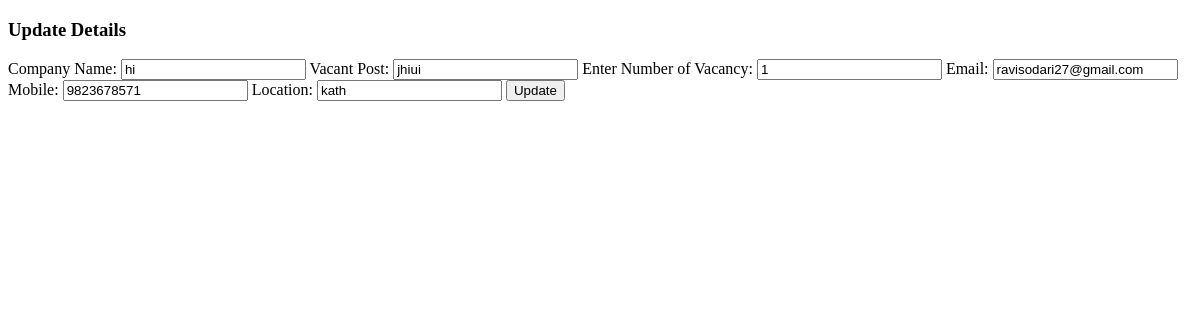
The app's page /edit/5, older data.
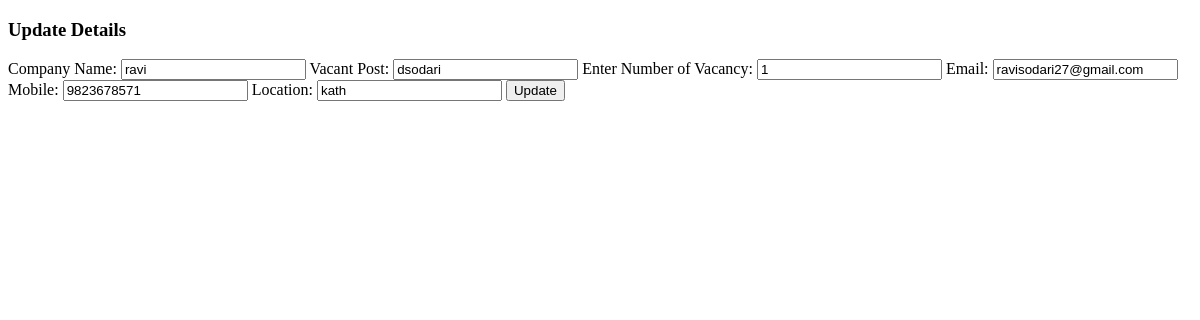
The same page, newer data.
### easyjob/models.py (models this page shows)
class Company(models.Model):
    cCompanyName=models.CharField(max_length=100)
    cVacantPost=models.CharField(max_length=100)
    cVacancyNumber=models.IntegerField()
    cEmail=models.EmailField(max_length=100)
    cMobile=models.IntegerField()
    cLocation=models.CharField(max_length=50)
    objects= EmpManager()
    class Meta:
        db_table="Company"

### easyjob/views.py (the view)
# urls.py: path('edit/<int:id>', views.edit),
def edit(request, id):
    employee = Company.objects.get(id=id)
    return render(request,'edit.html', {'employee':employee})

### templates/edit.html (shortened to what this page needs)
<!DOCTYPE html>
<html lang="en">
<head>
    {% load static %}
</head>
<body>
<form method="POST" class="post-form" action="/update/{{employee.id}}">
    <h3>Update Details</h3>
    <label >Company Name:</label>
        <input type="text" name="cCompanyName" value="{{ employee.cCompanyName}}"/>
    <label>Vacant Post:</label>
        <input type="text" name="cVacantPost" value="{{ employee.cVacantPost }}" />
    <label>Enter Number of Vacancy:</label>
        <input type="number" name="cVacancyNumber" value="{{ employee.cVacancyNumber }}" />
    <label >Email:</label>
        <input type="email" name="cEmail" value="{{ employee.cEmail}}" />
    <label >Mobile:</label>
        <input type="number" name="cMobile" value="{{ employee.cMobile }}" />
    <label >Location:</label>
        <input type="text" name="cLocation" value="{{ employee.cLocation }}" />
    <button type="submit">Update</button>
</form>
</body>
</html>

Row changes from the older to the newer data that the page shows:
changed Company "ravisodari27@gmail.com": cCompanyName "hi" → "ravi"; cVacantPost "jhiui" → "dsodari"
